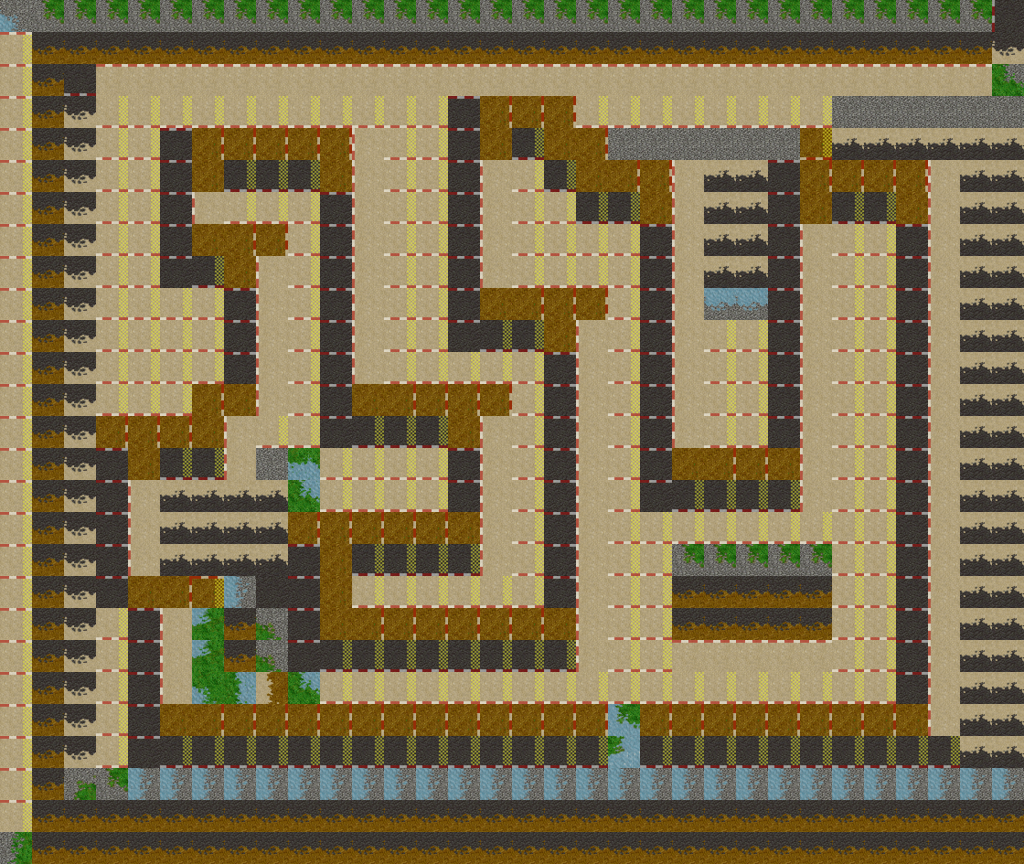

The image is a tile-based game level rendered from a .tmx file. Its description and source (layers, tilesets, objects; grid data summarised) follow:
An orthogonal 32x27 tile map with 32x32 px tiles, 1 tile layer (pistaTeste).

<map version="1.0" orientation="orthogonal" width="32" height="27" tilewidth="32" tileheight="32">
 <tileset firstgid="1" name="level" tilewidth="32" tileheight="32">
  <image source="../PackedTiles32x32/Tiles32x32.png" width="256" height="512" />
 </tileset>
 <layer name="pistaTeste" width="32" height="27">
  <data>[864 cells, 864 non-empty, 33 distinct tile ids]</data>
 </layer>
</map>